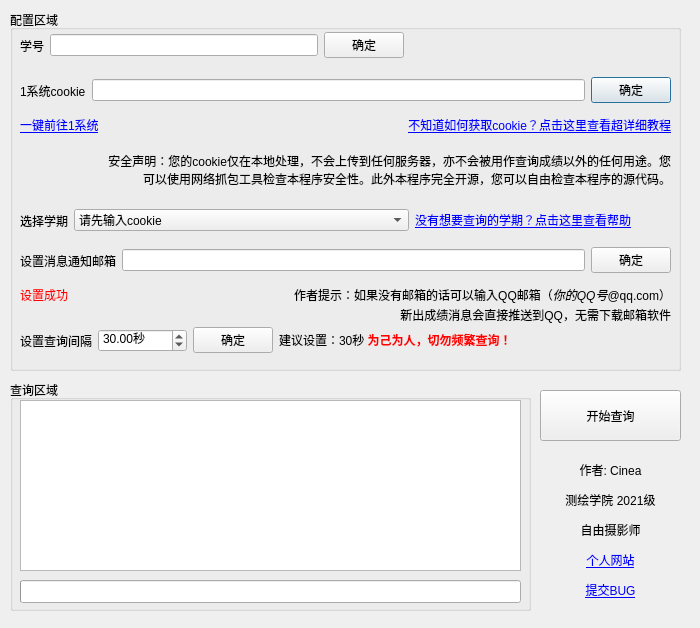
<?xml version="1.0" encoding="UTF-8"?>
<ui version="4.0">
 <class>Dialog</class>
 <widget class="QDialog" name="Dialog">
  <property name="geometry">
   <rect>
    <x>0</x>
    <y>0</y>
    <width>700</width>
    <height>628</height>
   </rect>
  </property>
  <property name="sizePolicy">
   <sizepolicy hsizetype="Fixed" vsizetype="Fixed">
    <horstretch>0</horstretch>
    <verstretch>0</verstretch>
   </sizepolicy>
  </property>
  <property name="windowTitle">
   <string>Dialog</string>
  </property>
  <property name="sizeGripEnabled">
   <bool>false</bool>
  </property>
  <widget class="QGroupBox" name="InputBox">
   <property name="geometry">
    <rect>
     <x>10</x>
     <y>10</y>
     <width>671</width>
     <height>361</height>
    </rect>
   </property>
   <property name="title">
    <string>配置区域</string>
   </property>
   <widget class="QWidget" name="horizontalLayoutWidget">
    <property name="geometry">
     <rect>
      <x>10</x>
      <y>60</y>
      <width>651</width>
      <height>41</height>
     </rect>
    </property>
    <layout class="QHBoxLayout" name="horizontalLayout">
     <item>
      <widget class="QLabel" name="cookieLabel">
       <property name="text">
        <string>1系统cookie</string>
       </property>
      </widget>
     </item>
     <item>
      <widget class="QLineEdit" name="cookieLineEdt"/>
     </item>
     <item>
      <widget class="QPushButton" name="cookieConfirmBtn">
       <property name="text">
        <string>确定</string>
       </property>
      </widget>
     </item>
    </layout>
   </widget>
   <widget class="QLabel" name="cookieHelpLebel">
    <property name="geometry">
     <rect>
      <x>300</x>
      <y>100</y>
      <width>361</width>
      <height>31</height>
     </rect>
    </property>
    <property name="text">
     <string>&lt;html&gt;&lt;head/&gt;&lt;body&gt;&lt;p align=&quot;right&quot;&gt;&lt;a href=&quot;https://www.cinea.com.cn&quot;&gt;&lt;span style=&quot; text-decoration: underline; color:#0000ff;&quot;&gt;不知道如何获取cookie？点击这里查看超详细教程&lt;/span&gt;&lt;/a&gt;&lt;/p&gt;&lt;/body&gt;&lt;/html&gt;</string>
    </property>
    <property name="textFormat">
     <enum>Qt::RichText</enum>
    </property>
    <property name="openExternalLinks">
     <bool>true</bool>
    </property>
   </widget>
   <widget class="QLabel" name="cookieHelpLebel_2">
    <property name="geometry">
     <rect>
      <x>90</x>
      <y>120</y>
      <width>571</width>
      <height>81</height>
     </rect>
    </property>
    <property name="text">
     <string>&lt;html&gt;&lt;head/&gt;&lt;body&gt;&lt;p align=&quot;right&quot;&gt;安全声明：您的cookie仅在本地处理，不会上传到任何服务器，亦不会被用作查询成绩以外的任何用途。您可以使用网络抓包工具检查本程序安全性。此外本程序完全开源，您可以自由检查本程序的源代码。&lt;/p&gt;&lt;/body&gt;&lt;/html&gt;</string>
    </property>
    <property name="textFormat">
     <enum>Qt::RichText</enum>
    </property>
    <property name="scaledContents">
     <bool>false</bool>
    </property>
    <property name="wordWrap">
     <bool>true</bool>
    </property>
   </widget>
   <widget class="QWidget" name="horizontalLayoutWidget_2">
    <property name="geometry">
     <rect>
      <x>10</x>
      <y>190</y>
      <width>651</width>
      <height>41</height>
     </rect>
    </property>
    <layout class="QHBoxLayout" name="horizontalLayout_3">
     <item>
      <widget class="QLabel" name="chooseTermLabel">
       <property name="text">
        <string>选择学期</string>
       </property>
      </widget>
     </item>
     <item>
      <widget class="QComboBox" name="selectTermComboBox">
       <property name="sizePolicy">
        <sizepolicy hsizetype="Preferred" vsizetype="Fixed">
         <horstretch>1</horstretch>
         <verstretch>0</verstretch>
        </sizepolicy>
       </property>
       <property name="currentText">
        <string>请先输入cookie</string>
       </property>
       <property name="iconSize">
        <size>
         <width>80</width>
         <height>20</height>
        </size>
       </property>
       <property name="placeholderText">
        <string/>
       </property>
       <item>
        <property name="text">
         <string>请先输入cookie</string>
        </property>
       </item>
      </widget>
     </item>
     <item>
      <widget class="QLabel" name="label_6">
       <property name="text">
        <string>&lt;html&gt;&lt;head/&gt;&lt;body&gt;&lt;p&gt;&lt;a href=&quot;https://www.cinea.com.cn&quot;&gt;&lt;span style=&quot; text-decoration: underline; color:#0000ff;&quot;&gt;没有想要查询的学期？点击这里查看帮助&lt;/span&gt;&lt;/a&gt;&lt;/p&gt;&lt;/body&gt;&lt;/html&gt;</string>
       </property>
      </widget>
     </item>
     <item>
      <spacer name="horizontalSpacer">
       <property name="orientation">
        <enum>Qt::Horizontal</enum>
       </property>
       <property name="sizeHint" stdset="0">
        <size>
         <width>40</width>
         <height>20</height>
        </size>
       </property>
      </spacer>
     </item>
    </layout>
   </widget>
   <widget class="QWidget" name="horizontalLayoutWidget_3">
    <property name="geometry">
     <rect>
      <x>10</x>
      <y>230</y>
      <width>651</width>
      <height>41</height>
     </rect>
    </property>
    <layout class="QHBoxLayout" name="horizontalLayout_4">
     <item>
      <widget class="QLabel" name="label">
       <property name="text">
        <string>设置消息通知邮箱</string>
       </property>
      </widget>
     </item>
     <item>
      <widget class="QLineEdit" name="mailLineEdt"/>
     </item>
     <item>
      <widget class="QPushButton" name="mailConfirmBtn">
       <property name="text">
        <string>确定</string>
       </property>
      </widget>
     </item>
    </layout>
   </widget>
   <widget class="QLabel" name="cookieHelpLebel_3">
    <property name="geometry">
     <rect>
      <x>90</x>
      <y>270</y>
      <width>571</width>
      <height>31</height>
     </rect>
    </property>
    <property name="text">
     <string>&lt;html&gt;&lt;head/&gt;&lt;body&gt;&lt;p align=&quot;right&quot;&gt;作者提示：如果没有邮箱的话可以输入QQ邮箱（&lt;span style=&quot; font-style:italic;&quot;&gt;你的QQ号&lt;/span&gt;@qq.com）&lt;/p&gt;&lt;/body&gt;&lt;/html&gt;</string>
    </property>
    <property name="textFormat">
     <enum>Qt::RichText</enum>
    </property>
    <property name="scaledContents">
     <bool>false</bool>
    </property>
    <property name="wordWrap">
     <bool>true</bool>
    </property>
    <property name="margin">
     <number>0</number>
    </property>
    <property name="indent">
     <number>-1</number>
    </property>
   </widget>
   <widget class="QLabel" name="cookieHelpLebel_4">
    <property name="geometry">
     <rect>
      <x>90</x>
      <y>290</y>
      <width>571</width>
      <height>31</height>
     </rect>
    </property>
    <property name="text">
     <string>&lt;html&gt;&lt;head/&gt;&lt;body&gt;&lt;p align=&quot;right&quot;&gt;新出成绩消息会直接推送到QQ，无需下载邮箱软件&lt;/p&gt;&lt;/body&gt;&lt;/html&gt;</string>
    </property>
    <property name="textFormat">
     <enum>Qt::RichText</enum>
    </property>
    <property name="scaledContents">
     <bool>false</bool>
    </property>
    <property name="wordWrap">
     <bool>true</bool>
    </property>
    <property name="margin">
     <number>0</number>
    </property>
    <property name="indent">
     <number>-1</number>
    </property>
   </widget>
   <widget class="QWidget" name="horizontalLayoutWidget_4">
    <property name="geometry">
     <rect>
      <x>10</x>
      <y>310</y>
      <width>651</width>
      <height>41</height>
     </rect>
    </property>
    <layout class="QHBoxLayout" name="horizontalLayout_5">
     <item>
      <widget class="QLabel" name="label_2">
       <property name="text">
        <string>设置查询间隔</string>
       </property>
      </widget>
     </item>
     <item>
      <widget class="QDoubleSpinBox" name="queryTimeEdit">
       <property name="suffix">
        <string>秒</string>
       </property>
       <property name="minimum">
        <double>1.000000000000000</double>
       </property>
       <property name="maximum">
        <double>10000.000000000000000</double>
       </property>
       <property name="value">
        <double>30.000000000000000</double>
       </property>
      </widget>
     </item>
     <item>
      <widget class="QPushButton" name="delayTimeOK">
       <property name="text">
        <string>确定</string>
       </property>
      </widget>
     </item>
     <item>
      <widget class="QLabel" name="label_3">
       <property name="text">
        <string>&lt;html&gt;&lt;head/&gt;&lt;body&gt;&lt;p&gt;建议设置：30秒 &lt;span style=&quot; font-weight:600; color:#ff0000;&quot;&gt;为己为人，切勿频繁查询！&lt;/span&gt;&lt;/p&gt;&lt;/body&gt;&lt;/html&gt;</string>
       </property>
       <property name="textFormat">
        <enum>Qt::RichText</enum>
       </property>
      </widget>
     </item>
     <item>
      <spacer name="horizontalSpacer_3">
       <property name="orientation">
        <enum>Qt::Horizontal</enum>
       </property>
       <property name="sizeHint" stdset="0">
        <size>
         <width>40</width>
         <height>20</height>
        </size>
       </property>
      </spacer>
     </item>
    </layout>
   </widget>
   <widget class="QLabel" name="cookieHelpLebel_5">
    <property name="geometry">
     <rect>
      <x>10</x>
      <y>100</y>
      <width>131</width>
      <height>31</height>
     </rect>
    </property>
    <property name="text">
     <string>&lt;html&gt;&lt;head/&gt;&lt;body&gt;&lt;p&gt;&lt;a href=&quot;https://1.tongji.edu.cn&quot;&gt;&lt;span style=&quot; text-decoration: underline; color:#0000ff;&quot;&gt;一键前往1系统&lt;/span&gt;&lt;/a&gt;&lt;/p&gt;&lt;/body&gt;&lt;/html&gt;</string>
    </property>
    <property name="textFormat">
     <enum>Qt::RichText</enum>
    </property>
    <property name="openExternalLinks">
     <bool>true</bool>
    </property>
   </widget>
   <widget class="QLabel" name="setMailSuccessLabel">
    <property name="enabled">
     <bool>true</bool>
    </property>
    <property name="geometry">
     <rect>
      <x>10</x>
      <y>270</y>
      <width>81</width>
      <height>31</height>
     </rect>
    </property>
    <property name="text">
     <string>&lt;html&gt;&lt;head/&gt;&lt;body&gt;&lt;p&gt;&lt;span style=&quot; color:#ff0000;&quot;&gt;设置成功&lt;/span&gt;&lt;/p&gt;&lt;/body&gt;&lt;/html&gt;</string>
    </property>
   </widget>
   <widget class="QWidget" name="horizontalLayoutWidget_5">
    <property name="geometry">
     <rect>
      <x>10</x>
      <y>20</y>
      <width>651</width>
      <height>31</height>
     </rect>
    </property>
    <layout class="QHBoxLayout" name="horizontalLayout_2">
     <item>
      <widget class="QLabel" name="label_5">
       <property name="text">
        <string>学号</string>
       </property>
      </widget>
     </item>
     <item>
      <widget class="QLineEdit" name="studentNumberEdit"/>
     </item>
     <item>
      <widget class="QPushButton" name="sNumOKBtn">
       <property name="text">
        <string>确定</string>
       </property>
      </widget>
     </item>
     <item>
      <spacer name="horizontalSpacer_2">
       <property name="orientation">
        <enum>Qt::Horizontal</enum>
       </property>
       <property name="sizeHint" stdset="0">
        <size>
         <width>40</width>
         <height>20</height>
        </size>
       </property>
      </spacer>
     </item>
    </layout>
   </widget>
  </widget>
  <widget class="QGroupBox" name="queryBox">
   <property name="geometry">
    <rect>
     <x>10</x>
     <y>380</y>
     <width>521</width>
     <height>231</height>
    </rect>
   </property>
   <property name="title">
    <string>查询区域</string>
   </property>
   <widget class="QProgressBar" name="progressBar">
    <property name="geometry">
     <rect>
      <x>10</x>
      <y>200</y>
      <width>501</width>
      <height>23</height>
     </rect>
    </property>
    <property name="toolTip">
     <string>&lt;html&gt;&lt;head/&gt;&lt;body&gt;&lt;p&gt;这里是查询进度条&lt;/p&gt;&lt;p&gt;&lt;span style=&quot; font-style:italic;&quot;&gt;用来搞心理安慰作用的，其实和查询进度没关系&lt;/span&gt;&lt;/p&gt;&lt;/body&gt;&lt;/html&gt;</string>
    </property>
    <property name="value">
     <number>0</number>
    </property>
    <property name="textVisible">
     <bool>false</bool>
    </property>
    <property name="orientation">
     <enum>Qt::Horizontal</enum>
    </property>
   </widget>
   <widget class="QTextEdit" name="outputWindow">
    <property name="geometry">
     <rect>
      <x>10</x>
      <y>20</y>
      <width>501</width>
      <height>171</height>
     </rect>
    </property>
    <property name="toolTip">
     <string>&lt;html&gt;&lt;head/&gt;&lt;body&gt;&lt;p&gt;这里是日志输出区域&lt;/p&gt;&lt;/body&gt;&lt;/html&gt;</string>
    </property>
    <property name="undoRedoEnabled">
     <bool>false</bool>
    </property>
    <property name="readOnly">
     <bool>true</bool>
    </property>
    <property name="acceptRichText">
     <bool>true</bool>
    </property>
   </widget>
  </widget>
  <widget class="QPushButton" name="startButton">
   <property name="geometry">
    <rect>
     <x>540</x>
     <y>390</y>
     <width>141</width>
     <height>51</height>
    </rect>
   </property>
   <property name="text">
    <string>开始查询</string>
   </property>
  </widget>
  <widget class="QLabel" name="label_4">
   <property name="geometry">
    <rect>
     <x>540</x>
     <y>450</y>
     <width>141</width>
     <height>161</height>
    </rect>
   </property>
   <property name="toolTip">
    <string>&lt;html&gt;&lt;head/&gt;&lt;body&gt;&lt;p&gt;意不意外，居然不是码类的，甚至不是电类的&lt;/p&gt;&lt;p&gt;原来是分流政策不让我学码&lt;/p&gt;&lt;p&gt;蚌埠住了&lt;/p&gt;&lt;/body&gt;&lt;/html&gt;</string>
   </property>
   <property name="text">
    <string>&lt;html&gt;&lt;head/&gt;&lt;body&gt;&lt;p align=&quot;center&quot;&gt;作者: Cinea&lt;/p&gt;&lt;p align=&quot;center&quot;&gt;测绘学院 2021级&lt;/p&gt;&lt;p align=&quot;center&quot;&gt;自由摄影师&lt;/p&gt;&lt;p align=&quot;center&quot;&gt;&lt;a href=&quot;https://www.cinea.com.cn&quot;&gt;&lt;span style=&quot; text-decoration: underline; color:#0000ff;&quot;&gt;个人网站&lt;/span&gt;&lt;/a&gt;&lt;/p&gt;&lt;p align=&quot;center&quot;&gt;&lt;a href=&quot;https://www.cinea.com.cn&quot;&gt;&lt;span style=&quot; text-decoration: underline; color:#0000ff;&quot;&gt;提交BUG&lt;/span&gt;&lt;/a&gt;&lt;/p&gt;&lt;/body&gt;&lt;/html&gt;</string>
   </property>
   <property name="openExternalLinks">
    <bool>true</bool>
   </property>
  </widget>
 </widget>
 <tabstops>
  <tabstop>studentNumberEdit</tabstop>
  <tabstop>sNumOKBtn</tabstop>
  <tabstop>cookieLineEdt</tabstop>
  <tabstop>cookieConfirmBtn</tabstop>
  <tabstop>selectTermComboBox</tabstop>
  <tabstop>mailLineEdt</tabstop>
  <tabstop>mailConfirmBtn</tabstop>
  <tabstop>queryTimeEdit</tabstop>
  <tabstop>delayTimeOK</tabstop>
  <tabstop>startButton</tabstop>
  <tabstop>outputWindow</tabstop>
 </tabstops>
 <resources/>
 <connections>
  <connection>
   <sender>cookieConfirmBtn</sender>
   <signal>clicked()</signal>
   <receiver>Dialog</receiver>
   <slot>accept()</slot>
   <hints>
    <hint type="sourcelabel">
     <x>669</x>
     <y>76</y>
    </hint>
    <hint type="destinationlabel">
     <x>349</x>
     <y>299</y>
    </hint>
   </hints>
  </connection>
  <connection>
   <sender>mailConfirmBtn</sender>
   <signal>clicked()</signal>
   <receiver>Dialog</receiver>
   <slot>accept()</slot>
   <hints>
    <hint type="sourcelabel">
     <x>669</x>
     <y>246</y>
    </hint>
    <hint type="destinationlabel">
     <x>349</x>
     <y>299</y>
    </hint>
   </hints>
  </connection>
  <connection>
   <sender>selectTermComboBox</sender>
   <signal>currentIndexChanged(int)</signal>
   <receiver>Dialog</receiver>
   <slot>accept()</slot>
   <hints>
    <hint type="sourcelabel">
     <x>221</x>
     <y>210</y>
    </hint>
    <hint type="destinationlabel">
     <x>349</x>
     <y>299</y>
    </hint>
   </hints>
  </connection>
  <connection>
   <sender>delayTimeOK</sender>
   <signal>clicked()</signal>
   <receiver>Dialog</receiver>
   <slot>accept()</slot>
   <hints>
    <hint type="sourcelabel">
     <x>317</x>
     <y>326</y>
    </hint>
    <hint type="destinationlabel">
     <x>349</x>
     <y>299</y>
    </hint>
   </hints>
  </connection>
 </connections>
</ui>
